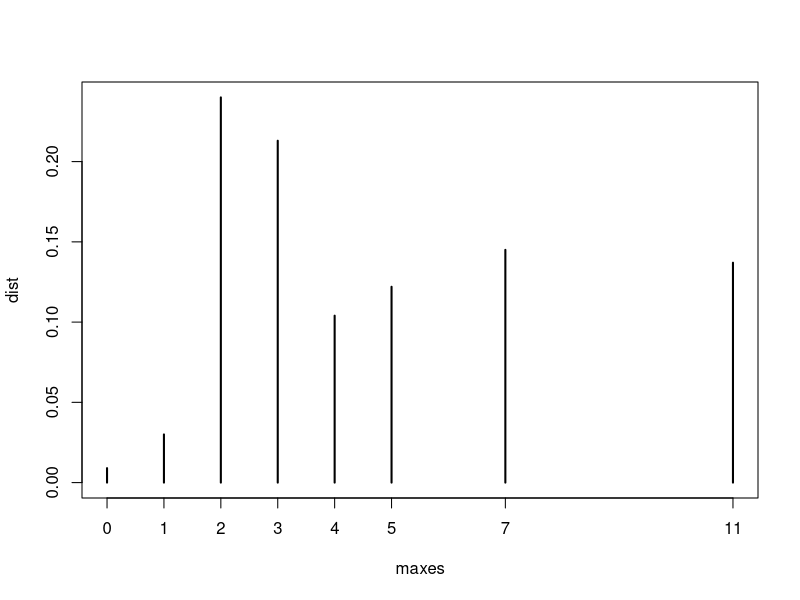

R code for this plot:
## ---- chunk 1
queues <- c(rep(0, 11), rep(1, 5), rep(2, 7), rep(3, 3), 4, 5, 7, 11)

boots <- 1000
maxes <- rep(0, boots)
for (k in 1:boots) {
  minisample <- sample(queues, 5, replace = TRUE)
  maxes[k] <- max(minisample)
}
## ---- chunk 2
dist <- table(maxes) / boots
dist
plot(dist)
## ---- chunk 3
c(mean(maxes), var(maxes))
